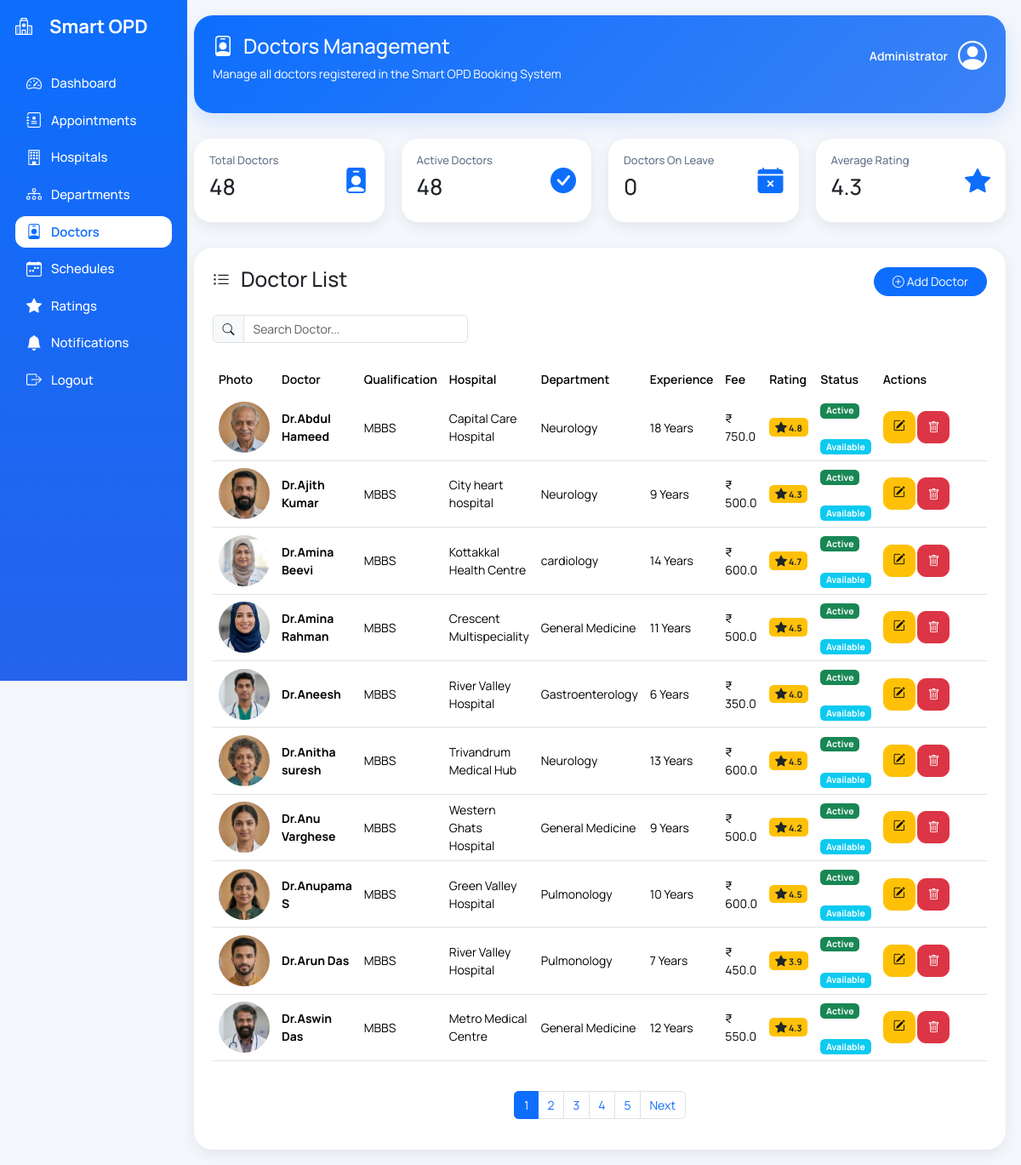
Screenshot of /admin-panel/doctors/ with the database file from the repository.
### opdapp/models.py (models this page shows, shortened)
class Doctor(models.Model):
    user = models.OneToOneField(
    User,
    on_delete=models.CASCADE,
    null=True,
    blank=True
)
    hospital = models.ForeignKey(Hospital, on_delete=models.CASCADE)
    department = models.ForeignKey(Department, on_delete=models.CASCADE)
    name = models.CharField(max_length=200)
    qualification = models.CharField(max_length=200)
    experience_years = models.PositiveIntegerField()
    rating = models.FloatField(default=0.0)
    fee = models.FloatField()
    phone = models.CharField(
    max_length=15,
    blank=True
)
    email = models.EmailField(
    blank=True
)
    image = models.ImageField(
    upload_to="doctor_images/",
    blank=True,
    null=True
)
    is_active = models.BooleanField(default=True)
    is_on_leave = models.BooleanField(default=False)

class Hospital(models.Model):
    name = models.CharField(max_length=200)
    city = models.CharField(max_length=100)
    address = models.TextField()
    latitude = models.FloatField()
    longitude = models.FloatField()
    rating = models.FloatField(default=0.0)
    total_reviews = models.IntegerField(default=0)
    location_name = models.CharField(max_length=255, blank=True, null=True)
    image = models.ImageField(upload_to='hospital_images/', blank=True, null=True)

class Department(models.Model):
    name = models.CharField(max_length=100)
    description = models.TextField(blank=True)

### opdapp/views.py (the view)
def doctor_management(request):
    doctor_list = Doctor.objects.select_related(
        "hospital",
        "department"
    ).order_by("name")
    paginator = Paginator(doctor_list,10)
    page_number = request.GET.get("page")
    doctors = paginator.get_page(page_number)
    context={
        "doctors":doctors,
        "doctor_count":Doctor.objects.count(),
        "active_count":Doctor.objects.filter(
            is_active=True
        ).count(),
        "leave_count":Doctor.objects.filter(
            is_on_leave=True
        ).count(),
        "average_rating":round(
            Doctor.objects.aggregate(
                avg=Avg("rating")
            )["avg"] or 0,
            1
        ),
    }
    return render(
        request,
        "doctors/doctor_management.html",
        context,
    )

### opdapp/templates/doctors/doctor_management.html (shortened to what this page needs)
{% extends "admin/base_admin.html" %}
{% block doctor_active %}
active
{% endblock %}
{% block content %}
<div class="dashboard-header">
<div class="header-content">
    <div>
        <h1>
            <i class="bi bi-person-badge"></i>
           Doctors Management
        </h1>
        <p>
            Manage all doctors registered in the Smart OPD Booking System
        </p>
    </div>
    <div class="admin-profile">
        <span>Administrator</span>
        <i class="bi bi-person-circle"></i>
    </div>
</div>
</div>
<div class="summary-row">
<div class="summary-card">
<div>
<h5>Total Doctors</h5>
<h2>{{ doctor_count }}</h2>
</div>
<i class="bi bi-person-badge-fill"></i>
</div>
<div class="summary-card">
<div>
<h5>Active Doctors</h5>
<h2>{{ active_count }}</h2>
</div>
<i class="bi bi-check-circle-fill"></i>
</div>
<div class="summary-card">
<div>
<h5>Doctors On Leave</h5>
<h2>{{ leave_count }}</h2>
</div>
<i class="bi bi-calendar-x-fill"></i>
</div>
<div class="summary-card">
<div>
<h5>Average Rating</h5>
<h2>{{ average_rating }}</h2>
</div>
<i class="bi bi-star-fill"></i>
</div>
</div>
<div class="main-card">
<div class="d-flex justify-content-between align-items-center mb-4">
<h3>
<i class="bi bi-list-ul"></i>
Doctor List
</h3>
<a
href="{% url 'doctor_add' %}"
class="btn btn-primary rounded-pill px-4">
<i class="bi bi-plus-circle"></i>
Add Doctor
</a>
</div>
<div class="search-box">
<div class="input-group">
<span class="input-group-text">
<i class="bi bi-search"></i>
</span>
<input
type="text"
id="doctorSearch"
class="form-control"
placeholder="Search Doctor...">
</div>
</div>
<div class="table-responsive">
<table
class="table table-hover align-middle"
id="doctorTable">
<thead>
<tr>
<th>Photo</th>
<th onclick="sortTable(1)">Doctor</th>
<th>Qualification</th>
<th onclick="sortTable(3)">Hospital</th>
<th>Department</th>
<th>Experience</th>
<th>Fee</th>
<th>Rating</th>
<th>Status</th>
<th width="170">
Actions
</th>
</tr>
</thead>
<tbody>
{% for doctor in doctors %}
<tr>
<td>
{% if doctor.image %}
<img
src="{{ doctor.image.url }}"
class="doctor-img"
data-bs-toggle="modal"
data-bs-target="#imageModal"
onclick="showImage('{{ doctor.image.url }}')">
{% else %}
<div
class="d-flex justify-content-center align-items-center bg-light rounded-circle"
style="width:60px;height:60px;">
<i class="bi bi-person-fill fs-3 text-secondary"></i>
</div>
{% endif %}
</td>
<td>
<strong>
{{ doctor.name }}
</strong>
<br>
</td>
<td>
{{ doctor.qualification }}
</td>
<td>
{{ doctor.hospital.name }}
</td>
<td>
{{ doctor.department.name }}
</td>
<td>
{{ doctor.experience_years }} Years
</td>
<td>
₹ {{ doctor.fee }}
</td>
<td>
<span class="badge bg-warning text-dark">
<i class="bi bi-star-fill"></i>
{{ doctor.rating }}
</span>
</td>
<td>
{% if doctor.is_active %}
<span class="badge bg-success">
Active
</span>
{% else %}
<span class="badge bg-secondary">
Inactive
</span>
{% endif %}
<br><br>
{% if doctor.is_on_leave %}
<span class="badge bg-danger">
On Leave
</span>
{% else %}
<span class="badge bg-info">
Available
</span>
{% endif %}
</td>
<td>
<a
href="{% url 'doctor_edit' doctor.id %}"
class="btn btn-warning action-btn">
<i class="bi bi-pencil-square"></i>
</a>
<button
class="btn btn-danger action-btn deleteBtn"
data-id="{{ doctor.id }}"
data-name="{{ doctor.name }}">
<i class="bi bi-trash"></i>
</button>
</td>
</tr>
{% endfor %}
</tbody>
</table>
</div>
{% if doctors.has_other_pages %}
<nav class="mt-4">
<ul class="pagination justify-content-center">
{% for page in doctors.paginator.page_range %}
<li class="page-item {% if doctors.number == page %}active{% endif %}">
<a
class="page-link"
href="?page={{ page }}">
{{ page }}
</a>
</li>
{% endfor %}
{% if doctors.has_next %}
<li class="page-item">
<a
class="page-link"
href="?page={{ doctors.next_page_number }}">
Next
</a>
</li>
{% endif %}
</ul>
</nav>
{% endif %}
</div>
{% endblock %}

### opdapp/templates/admin/base_admin.html (shortened to what this page needs)
<!DOCTYPE html>
<html>
<head>
<link href="https://cdn.jsdelivr.net/npm/bootstrap@5.3.7/dist/css/bootstrap.min.css" rel="stylesheet">
<link rel="stylesheet"
href="https://cdn.jsdelivr.net/npm/bootstrap-icons@1.11.3/font/bootstrap-icons.min.css">
</head>
<body>
<div class="sidebar">
<h3>
<i class="bi bi-hospital"></i>
Smart OPD
</h3>
<a href="{% url 'admin_dashboard' %}"
class="{% block dashboard_active %}{% endblock %}">
<i class="bi bi-speedometer2"></i>
Dashboard
</a>
<a href="{% url 'appointment_management' %}"
class="{% block appointment_active %}{% endblock %}">
<i class="bi bi-journal-medical"></i>
Appointments
</a>
<a href="{% url 'hospital_management' %}"
class="{% block hospital_active %}{% endblock %}">
<i class="bi bi-building"></i>
Hospitals
</a>
<a href="{% url 'department_management' %}"
class="{% block department_active %}{% endblock %}">
<i class="bi bi-diagram-3"></i>
Departments
</a>
<a href="{% url 'doctor_management' %}"
class="{% block doctor_active %}{% endblock %}">
<i class="bi bi-person-badge"></i>
Doctors
</a>
<a href="{% url 'schedule_management' %}"
class="{% block schedule_active %}{% endblock %}">
<i class="bi bi-calendar-week"></i>
Schedules
</a>
<a href="{% url 'rating_management' %}"
class="{% block rating_active %}{% endblock %}">
<i class="bi bi-star-fill"></i>
Ratings
</a>
<a href="{% url 'notification_management' %}"
class="{% block notification_active %}{% endblock %}">
<i class="bi bi-bell-fill"></i>
Notifications
</a>
<a href="{% url 'logout' %}">
<i class="bi bi-box-arrow-right"></i>
Logout
</a>
</div>
<div class="main">
{% block content %}
{% endblock %}
</div>
</body>
</html>

### opdapp/templates/admin/base_admin.html (style rules this page uses)
* { margin:0; padding:0; box-sizing:border-box; font-family: 'Manrope', sans-serif; font-size:14px; }
body { background:#f4f7fc; }
.sidebar { position:fixed; left:0; top:0; width:220px; height:100vh; background:linear-gradient(180deg,#0d6efd,#2563eb); color:white; padding:18px; }
.sidebar h3 { display:flex; align-items:center; gap:12px; color:white; font-size:22px; font-weight:700; margin-bottom:35px; white-space:nowrap; }
.sidebar h3 i { font-size:24px; }
.sidebar a { display:block; color:white; text-decoration:none; padding:9px 12px; border-radius:12px; margin-bottom:8px; transition:.3s; font-size:14px; }
.sidebar a.active { background:white; color:#0d6efd; font-weight:600; }
.sidebar a.active i { color:#0d6efd; }
.sidebar a { display:flex; align-items:center; gap:10px; color:white; text-decoration:none; padding:8px 12px; border-radius:12px; margin-bottom:6px; transition:.3s; font-size:15px; font-weight:500; line-height:1.2; }
.sidebar a i { font-size:18px; min-width:20px; text-align:center; }
.main { margin-left:210px; padding:18px; }

### opdapp/templates/doctors/doctor_management.html (style rules this page uses)
.dashboard-header { background:linear-gradient(135deg,#0d6efd,#3b82f6); color:white; padding:22px; border-radius:22px; margin-bottom:30px; box-shadow:0 10px 25px rgba(13,110,253,.15); }
.header-content { display:flex; justify-content:space-between; align-items:flex-start; }
.admin-profile { display:flex; align-items:center; gap:12px; font-size:16px; font-weight:600; color:white; }
.admin-profile i { font-size:34px; }
.dashboard-header h1 { display:flex; align-items:center; gap:12px; font-size:24px; font-weight:500; }
.dashboard-header h1 i { font-size:24px; }
.summary-row { display:flex; gap:20px; flex-wrap:wrap; margin-bottom:30px; }
.summary-card { flex:1; min-width:220px; background:white; border-radius:20px; padding:18px; display:flex; justify-content:space-between; align-items:center; box-shadow:0 5px 18px rgba(0,0,0,.08); transition:.3s; }
.summary-card h5 { color:#64748b; font-size:13px; margin-bottom:8px; }
.summary-card h2 { font-size:26px; }
.summary-card i { font-size:30px; color:#0d6efd; }
.main-card { background:white; border-radius:22px; padding:22px; box-shadow:0 5px 18px rgba(0,0,0,.08); }
.search-box { width:300px; }
.table { margin-top:25px; }
.table thead { background:#eef4ff; }
.table th { border:none; font-weight:600; cursor:pointer; }
.table td { vertical-align:middle; }
.doctor-img { width:60px; height:60px; object-fit:cover; border-radius:50%; cursor:pointer; }
.action-btn { width:38px; height:38px; border-radius:10px; }
h3 i { font-size:20px !important; margin-right:8px; }

### rows the page displays
Doctor: image (picture), name "Dr.Abdul Hameed", qualification "MBBS", hospital.name "Capital Care Hospital", department.name "Neurology", experience_years "18", fee "750.0", rating "4.8", is_active "Active", is_on_leave "Available"
Doctor: image (picture), name "Dr.Ajith Kumar", qualification "MBBS", hospital.name "City heart hospital", department.name "Neurology", experience_years "9", fee "500.0", rating "4.3", is_active "Active", is_on_leave "Available"
Doctor: image (picture), name "Dr.Amina Beevi", qualification "MBBS", hospital.name "Kottakkal Health Centre", department.name "cardiology", experience_years "14", fee "600.0", rating "4.7", is_active "Active", is_on_leave "Available"
Doctor: image (picture), name "Dr.Amina Rahman", qualification "MBBS", hospital.name "Crescent Multispeciality", department.name "General Medicine", experience_years "11", fee "500.0", rating "4.5", is_active "Active", is_on_leave "Available"
Doctor: image (picture), name "Dr.Aneesh", qualification "MBBS", hospital.name "River Valley Hospital", department.name "Gastroenterology", experience_years "6", fee "350.0", rating "4.0", is_active "Active", is_on_leave "Available"
Doctor: image (picture), name "Dr.Anitha suresh", qualification "MBBS", hospital.name "Trivandrum Medical Hub", department.name "Neurology", experience_years "13", fee "600.0", rating "4.5", is_active "Active", is_on_leave "Available"
Doctor: image (picture), name "Dr.Anu Varghese", qualification "MBBS", hospital.name "Western Ghats Hospital", department.name "General Medicine", experience_years "9", fee "500.0", rating "4.2", is_active "Active", is_on_leave "Available"
Doctor: image (picture), name "Dr.Anupama S", qualification "MBBS", hospital.name "Green Valley Hospital", department.name "Pulmonology", experience_years "10", fee "600.0", rating "4.5", is_active "Active", is_on_leave "Available"
Doctor: image (picture), name "Dr.Arun Das", qualification "MBBS", hospital.name "River Valley Hospital", department.name "Pulmonology", experience_years "7", fee "450.0", rating "3.9", is_active "Active", is_on_leave "Available"
Doctor: image (picture), name "Dr.Aswin Das", qualification "MBBS", hospital.name "Metro Medical Centre", department.name "General Medicine", experience_years "12", fee "550.0", rating "4.3", is_active "Active", is_on_leave "Available"

### other values shown
{{ doctor_count }} "48"
{{ active_count }} "48"
{{ leave_count }} "0"
{{ average_rating }} "4.3"
{{ page }} "1" "2" "3" "4" "5"
